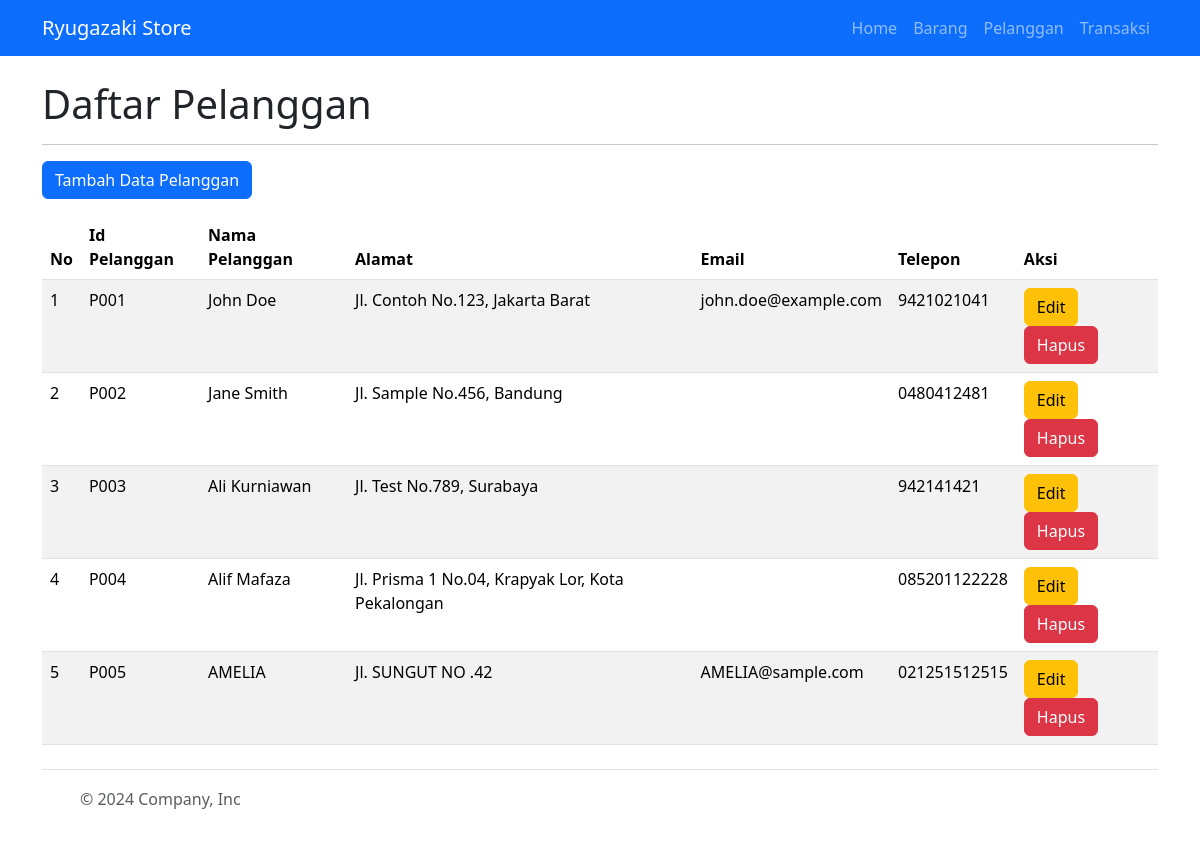
The page /index.php?page=pelanggan on the database its author committed.
### tables this page shows
CREATE TABLE `pelanggan` (
  `id_pelanggan` char(12) NOT NULL,
  `nama_pelanggan` varchar(100) DEFAULT NULL,
  `alamat` text DEFAULT NULL,
  `email` varchar(100) DEFAULT NULL,
  `telepon` varchar(16) DEFAULT NULL
);

### app/models/Pelanggan.php (called while the page is built, shortened)
<?php
class Pelanggan {
    private $db;
    public function __construct($db) {
        $this->db = $db;
    }
    public function tampilPelanggan() {
        $stmt = $this->db->prepare("SELECT id_pelanggan, nama_pelanggan, alamat, email, telepon FROM Pelanggan");
        $stmt->execute();
        return $stmt->fetchAll(PDO::FETCH_ASSOC);
    }
}
?>

### app/views/Pelanggan/PelangganListView.php (the view, shortened to what this page needs)
<?php include 'app/views/layout/Header.php'; ?>
<!DOCTYPE html>
<html lang="en">
<head>
    <link href="https://cdn.jsdelivr.net/npm/bootstrap@5.3.3/dist/css/bootstrap.min.css" rel="stylesheet">
</head>
<body>
    <div class="container">
        <br><h1>Daftar Pelanggan</h1><hr>
        <a href="index.php?page=pelanggan&action=addPelanggan" class="btn btn-primary mb-3">Tambah Data Pelanggan</a>
        <table class="table table-striped">
            <thead>
                <tr>
                    <th>No</th>
                    <th>Id Pelanggan</th>
                    <th>Nama Pelanggan</th>
                    <th>Alamat</th>
                    <th>Email</th>
                    <th>Telepon</th>
                    <th>Aksi</th>
                </tr>
            </thead>
            <tbody>
            <?php if (!empty($Pelanggan) && is_array($Pelanggan)): ?>
                <?php $no = 1; ?>
                <?php foreach ($Pelanggan as $data): ?>
                    <tr>
                        <td><?= $no++; ?></td>
                        <td><?= htmlspecialchars($data['id_pelanggan']); ?></td>
                        <td><?= htmlspecialchars($data['nama_pelanggan']); ?></td>
                        <td><?= htmlspecialchars($data['alamat']); ?></td>
                        <td><?= htmlspecialchars($data['email']); ?></td>
                        <td><?= htmlspecialchars($data['telepon']); ?></td>
                        <td>
                            <a href="?page=pelanggan&action=edit&id_pelanggan=<?= $data['id_pelanggan'] ?>" class="btn btn-warning">Edit</a>
                            <a href="?page=pelanggan&action=delete&id_pelanggan=<?= $data['id_pelanggan']; ?>" class="btn btn-danger"
                               onclick="return confirm('Apakah Anda yakin ingin menghapus data Pelanggan <?= htmlspecialchars($data['nama_pelanggan']); ?> ini?')">Hapus</a>
                        </td>
                    </tr>
                <?php endforeach; ?>
            <?php else: ?>
                <tr><td colspan="7">Tidak ada data Pelanggan.</td></tr>
            <?php endif; ?>
            </tbody>
        </table>
    </div>
</body>
</html>
<?php include 'app/views/layout/Footer.php'; ?>

### rows shown on the page
pelanggan: id_pelanggan "P001", nama_pelanggan "John Doe", alamat "Jl. Contoh No.123, Jakarta Barat", email "john.doe@example.com", telepon "9421021041"
pelanggan: id_pelanggan "P002", nama_pelanggan "Jane Smith", alamat "Jl. Sample No.456, Bandung", telepon "0480412481"
pelanggan: id_pelanggan "P003", nama_pelanggan "Ali Kurniawan", alamat "Jl. Test No.789, Surabaya", telepon "942141421"
pelanggan: id_pelanggan "P004", nama_pelanggan "Alif Mafaza", alamat "Jl. Prisma 1 No.04, Krapyak Lor, Kota Pekalongan", telepon "085201122228"
pelanggan: id_pelanggan "P005", nama_pelanggan "AMELIA", alamat "Jl. SUNGUT NO .42", email "AMELIA@sample.com", telepon "021251512515"
